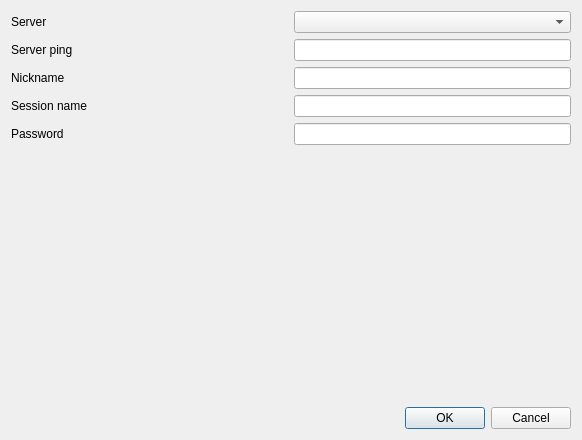
<?xml version="1.0" encoding="UTF-8"?>
<ui version="4.0">
 <class>CreateNetplaySessionDialog</class>
 <widget class="QDialog" name="CreateNetplaySessionDialog">
  <property name="geometry">
   <rect>
    <x>0</x>
    <y>0</y>
    <width>582</width>
    <height>440</height>
   </rect>
  </property>
  <property name="windowTitle">
   <string>Create Netplay Session</string>
  </property>
  <layout class="QVBoxLayout" name="verticalLayout">
   <item>
    <layout class="QHBoxLayout" name="horizontalLayout">
     <item>
      <widget class="QLabel" name="label">
       <property name="text">
        <string>Server</string>
       </property>
      </widget>
     </item>
     <item>
      <widget class="QComboBox" name="serverComboBox"/>
     </item>
    </layout>
   </item>
   <item>
    <layout class="QHBoxLayout" name="horizontalLayout_5">
     <item>
      <widget class="QLabel" name="pingLabel">
       <property name="sizePolicy">
        <sizepolicy hsizetype="Expanding" vsizetype="Preferred">
         <horstretch>0</horstretch>
         <verstretch>0</verstretch>
        </sizepolicy>
       </property>
       <property name="text">
        <string>Server ping</string>
       </property>
      </widget>
     </item>
     <item>
      <widget class="QLineEdit" name="pingLineEdit">
       <property name="readOnly">
        <bool>true</bool>
       </property>
      </widget>
     </item>
    </layout>
   </item>
   <item>
    <layout class="QHBoxLayout" name="horizontalLayout_4">
     <item>
      <widget class="QLabel" name="label_4">
       <property name="text">
        <string>Nickname</string>
       </property>
      </widget>
     </item>
     <item>
      <widget class="QLineEdit" name="nickNameLineEdit">
       <property name="sizePolicy">
        <sizepolicy hsizetype="Preferred" vsizetype="Fixed">
         <horstretch>0</horstretch>
         <verstretch>0</verstretch>
        </sizepolicy>
       </property>
      </widget>
     </item>
    </layout>
   </item>
   <item>
    <layout class="QHBoxLayout" name="horizontalLayout_2">
     <item>
      <widget class="QLabel" name="label_2">
       <property name="text">
        <string>Session name</string>
       </property>
      </widget>
     </item>
     <item>
      <widget class="QLineEdit" name="sessionNameLineEdit">
       <property name="sizePolicy">
        <sizepolicy hsizetype="Preferred" vsizetype="Fixed">
         <horstretch>0</horstretch>
         <verstretch>0</verstretch>
        </sizepolicy>
       </property>
      </widget>
     </item>
    </layout>
   </item>
   <item>
    <layout class="QHBoxLayout" name="horizontalLayout_3">
     <item>
      <widget class="QLabel" name="label_3">
       <property name="text">
        <string>Password</string>
       </property>
      </widget>
     </item>
     <item>
      <widget class="QLineEdit" name="passwordLineEdit">
       <property name="sizePolicy">
        <sizepolicy hsizetype="Preferred" vsizetype="Fixed">
         <horstretch>0</horstretch>
         <verstretch>0</verstretch>
        </sizepolicy>
       </property>
       <property name="echoMode">
        <enum>QLineEdit::EchoMode::Password</enum>
       </property>
      </widget>
     </item>
    </layout>
   </item>
   <item>
    <widget class="UserInterface::Widget::CreateNetplaySessionWidget" name="romListWidget">
     <property name="sizePolicy">
      <sizepolicy hsizetype="Preferred" vsizetype="Expanding">
       <horstretch>0</horstretch>
       <verstretch>0</verstretch>
      </sizepolicy>
     </property>
    </widget>
   </item>
   <item>
    <widget class="QDialogButtonBox" name="buttonBox">
     <property name="orientation">
      <enum>Qt::Orientation::Horizontal</enum>
     </property>
     <property name="standardButtons">
      <set>QDialogButtonBox::StandardButton::Cancel|QDialogButtonBox::StandardButton::Ok</set>
     </property>
    </widget>
   </item>
  </layout>
 </widget>
 <customwidgets>
  <customwidget>
   <class>UserInterface::Widget::CreateNetplaySessionWidget</class>
   <extends>QStackedWidget</extends>
   <header>UserInterface/Widget/Netplay/CreateNetplaySessionWidget.hpp</header>
   <container>1</container>
  </customwidget>
 </customwidgets>
 <resources/>
 <connections>
  <connection>
   <sender>buttonBox</sender>
   <signal>accepted()</signal>
   <receiver>CreateNetplaySessionDialog</receiver>
   <slot>accept()</slot>
   <hints>
    <hint type="sourcelabel">
     <x>248</x>
     <y>254</y>
    </hint>
    <hint type="destinationlabel">
     <x>157</x>
     <y>274</y>
    </hint>
   </hints>
  </connection>
  <connection>
   <sender>buttonBox</sender>
   <signal>rejected()</signal>
   <receiver>CreateNetplaySessionDialog</receiver>
   <slot>reject()</slot>
   <hints>
    <hint type="sourcelabel">
     <x>316</x>
     <y>260</y>
    </hint>
    <hint type="destinationlabel">
     <x>286</x>
     <y>274</y>
    </hint>
   </hints>
  </connection>
 </connections>
</ui>
